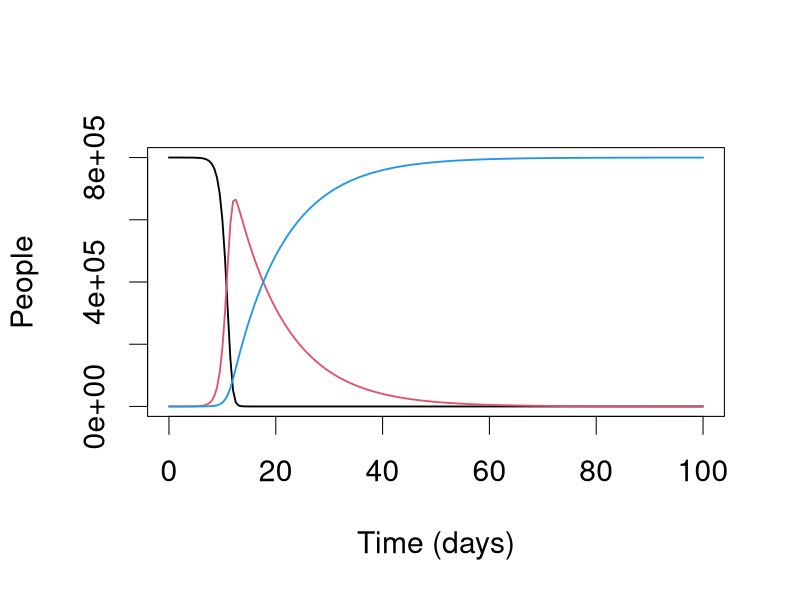

Source code (R):
	## Measles in London

	## Parameters

	beta <- 1.8 ## [1/day]
	D <- 10 ## (1/γ) [day]

	print(c(R0 = beta*D))

	deltaT <- 0.5 ## [day]

	finTime <- 100 ## [day]

	## State variables

	S <- 8e5 ## People
	I <- 1 ## People
	R <- 0 ## People

	## Transition rates [people/day]

	times <- seq(0, finTime, by=deltaT)

	Sv <- Iv <- Rv <- Nv <- numeric(0)
	for (i in 1:length(times)){
		N <- S+I+R
		Sv[[i]] <- S
		Iv[[i]] <- I
		Rv[[i]] <- R
		Nv[[i]] <- N

		trans <- beta*S*I/N
		recov <- I/D

		S <- S + (-trans)*deltaT
		I <- I + (trans-recov)*deltaT
		R <- R + (recov)*deltaT
	}

	par (cex=1.8)

	matplot(times, cbind(Sv, Iv, Rv)
		, type = "l", lwd=1.8, lty=1, col=c(1, 2, 4)
		, xlab="Time (days)", ylab="People"
	)

	print(c(S, I, R))
